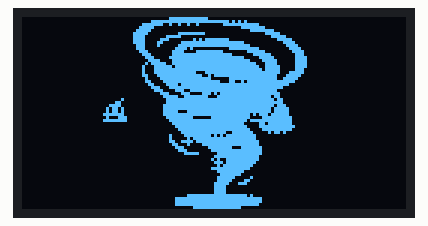
Simulated run of this sketch. Board: Arduino Uno, built with avr-gcc and run on an emulated ATmega328P. Parts: 128×64 one-colour display. Random numbers use the default seed unless the sketch sets one.

Above: at 0.79 s.
At 5.59 s:
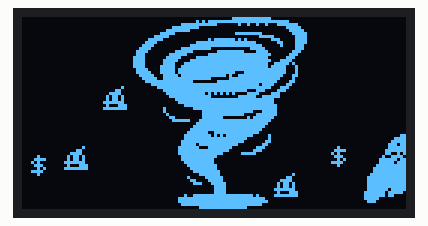
At 10.39 s:
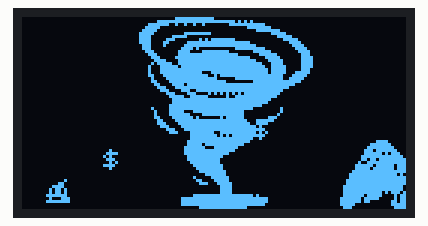
At 20.29 s:
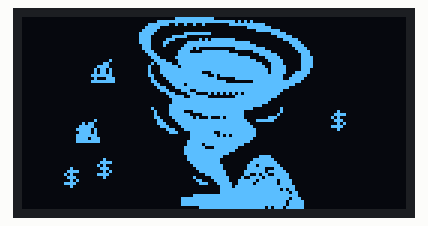
At 29.89 s:
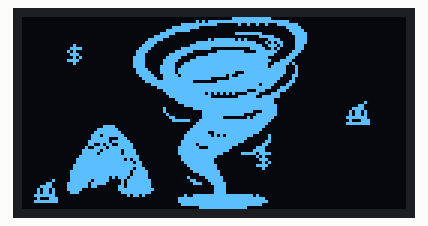
At 39.79 s:
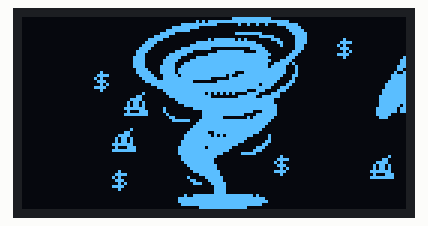

The sketch:

shitnado-esp8266.ino
```cpp
/* Written by davenport651 @ 10/14/25 with help from AI tools
Should compile for ESP8266mod and display on a generic 0.96" OLED over I2C

Wiring diagram for OLED -> ESP8266
VCC → 3.3V
GND → GND
SCL → D1 (GPIO5)
SDA → D2 (GPIO4)
*/

#include <Wire.h>
#include <Adafruit_GFX.h>
#include <Adafruit_SSD1306.h>
#include "tornado_animation.h"  // Contains tornado_frames[] and tornado_frame_count

#define SCREEN_WIDTH 128
#define SCREEN_HEIGHT 64
#define OLED_RESET    -1
Adafruit_SSD1306 display(SCREEN_WIDTH, SCREEN_HEIGHT, &Wire, OLED_RESET);

// Poop sprite (8x8)
const unsigned char poop_sprite[] PROGMEM = {
	// 'poop, 8x8px
	0x02, 0x0c, 0x3c, 0x5a, 0x5a, 0xfe, 0x47, 0xff
};
static const unsigned char PROGMEM dlogo[] = {
 // 'd1b, 30x24px
	0x00, 0x0f, 0x00, 0x00, 0x00, 0x3f, 0x80, 0x00, 0x00, 0x7f, 0xc0, 0x00, 0x00, 0xef, 0xe0, 0x00,
	0x00, 0xfc, 0x70, 0x00, 0x01, 0xfd, 0xf8, 0x00, 0x01, 0x96, 0x7c, 0x00, 0x02, 0x7b, 0xfc, 0x00,
	0x07, 0xef, 0xde, 0x00, 0x07, 0xdf, 0xde, 0x00, 0x0f, 0xff, 0xff, 0x00, 0x1f, 0xff, 0xeb, 0x00,
	0x1f, 0xff, 0xfd, 0x80, 0x3f, 0xff, 0xff, 0x80, 0x3f, 0xff, 0xfd, 0xc0, 0x7f, 0xff, 0xfb, 0xe0,
	0x7f, 0xff, 0xfb, 0xe0, 0x7f, 0xfd, 0x77, 0xe0, 0x7f, 0x7c, 0x2f, 0xf0, 0xfe, 0xf8, 0x2f, 0xf0,
	0xfe, 0xc0, 0x6f, 0xf0, 0xf8, 0x00, 0x7f, 0xf8, 0x70, 0x00, 0x3f, 0xf0, 0x00, 0x00, 0x0b, 0x40
};

// Currency symbols (ASCII)
//const char currency_symbols[] = {'$', '¢', '£', '¥', '€'};  //requires extended ASCII library
//const char currency_symbols[] = {'$', '#', '%', '&', '@'};  //more symbols, if you prefer
const char currency_symbols[] = {'$'};
const int num_symbols = sizeof(currency_symbols);

// Frame timing
unsigned long lastFrameTime = 0;
const int frameDelay = 300;  // SPEED IN ms
int currentFrame = 0;

void setup() {
  display.begin(SSD1306_SWITCHCAPVCC, 0x3C);
  display.clearDisplay();
  display.setTextSize(1);
  display.setTextColor(SSD1306_WHITE);
  randomSeed(analogRead(0));
}

void loop() {
  unsigned long now = millis();
  if (now - lastFrameTime >= frameDelay) {
    lastFrameTime = now;

    display.clearDisplay();

    // Draw tornado frame
    display.drawBitmap(0, 0, tornado_frames[currentFrame], 128, 64, SSD1306_WHITE);

    // Draw random poop sprites
    for (int i = 0; i < random(2, 5); i++) {
      int x = random(0, SCREEN_WIDTH - 8);
      int y = random(0, SCREEN_HEIGHT - 8);
      display.drawBitmap(x, y, poop_sprite, 8, 8, SSD1306_WHITE);
    }

    // Draw random dlogo
    for (int i=0; i <random(1, 2); i++) {
      int x = random(0, SCREEN_WIDTH - 8);
      int y = random(0, SCREEN_HEIGHT - 8);
      display.drawBitmap(x,y, dlogo, 30, 24, SSD1306_WHITE);
    }

    // Draw random currency symbols
    for (int i = 0; i < random(3, 6); i++) {
      int x = random(0, SCREEN_WIDTH - 6);
      int y = random(0, SCREEN_HEIGHT - 8);
      char symbol = currency_symbols[random(0, num_symbols)];
      display.setCursor(x, y);
      display.write(symbol);
    }

    display.display();

    // Advance to next frame
    currentFrame = (currentFrame + 1) % tornado_frame_count;
  }
}
```

Source omitted: do_animation.h (data table, 19111 bytes)
